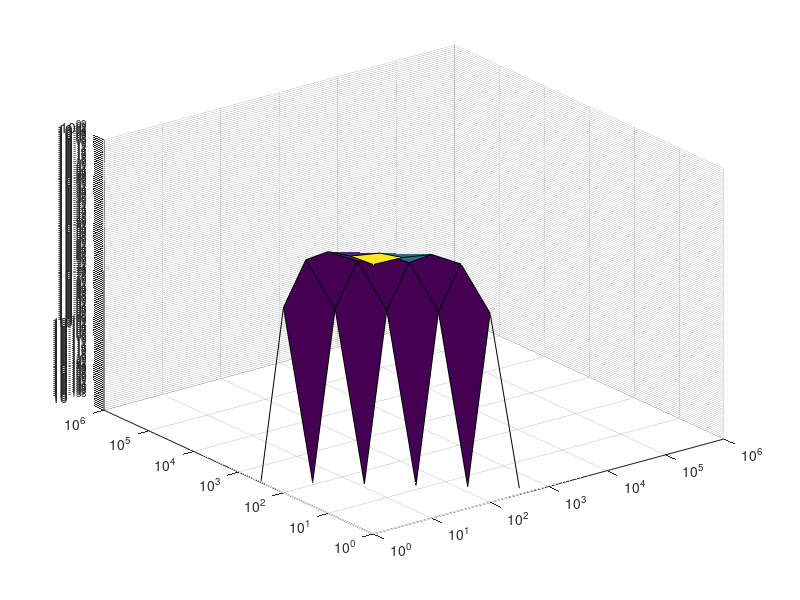
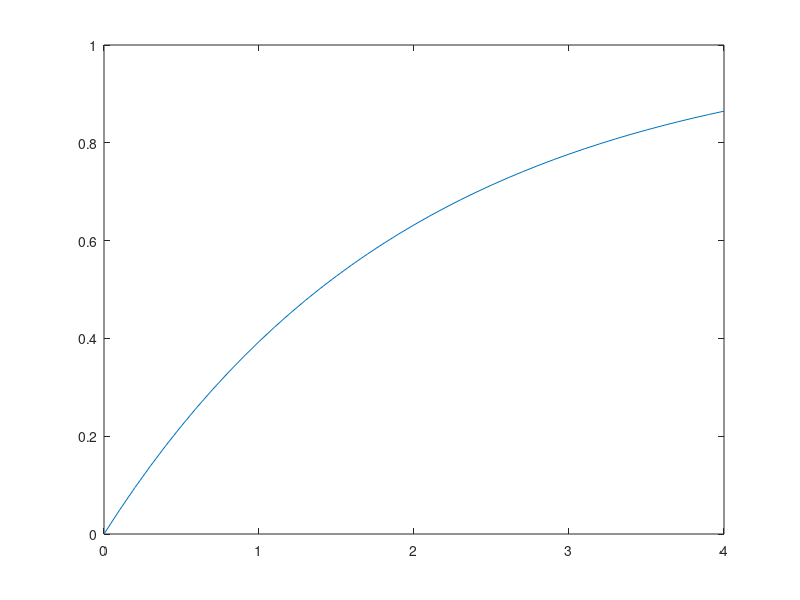
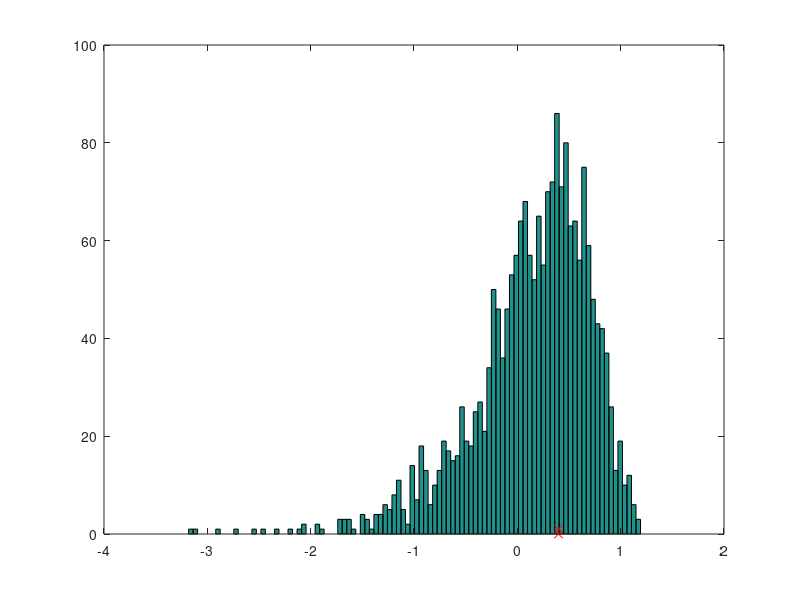
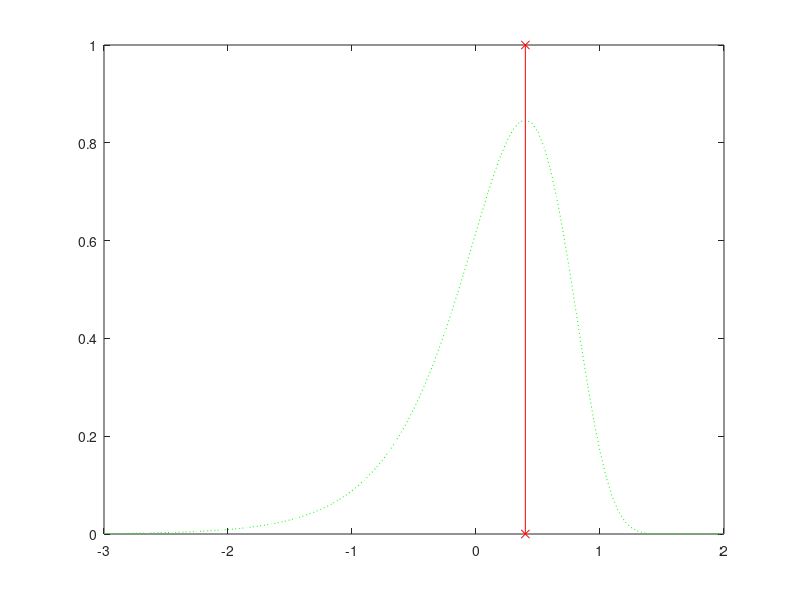

These figures' MATLAB source, in order:

mu = 10.^(0:0.5:6);
t = 10.^(0:0.5:6)';

z = bsxfun(@times, mu, exp(-bsxfun(@times,mu,t)));

figure
surf(t,mu,z)
set(gca, 'yscale', 'log', 'xscale', 'log', 'zscale', 'log')

t = 0:0.1:4;
figure
plot(t, 1-exp(-t/2))


M = 2000;
G = 5000;
G/M
mu = M/G;
tu = G*sort(rand(M,1));

d2x = (bsxfun(@minus, tu, tu')).^2 ;
hits = any(d2x < 1 - eye(M));

sum(hits)
dxRaw = diff(tu(hits));
dxPair = [dxRaw, circshift(dxRaw,-1)];
dx = nanmin(dxPair,[],2);




figure
hist( log10(diff(tu)), 100 )
hold all
plot( log10(G/M*[1,1]), [0,1], 'rx')


y = (-3:0.05:2)';
t = 10.^y;
plogt = log(10).*t.*mu.*exp(-mu.*t);

figure
plot(y, plogt, 'g:')
hold on
plot( log10(G/M)*[1,1], [0,1], 'r-x')

%% for miss-mapping

y = (-8:0.2:1)';
t = 2.^y;

N = ceil(2.^(0:1:15));
T = 1;
P = bsxfun(@times,  N + 1, bsxfun(@times, t/T, bsxfun(@power, (1 - t./T), N)) );
P( t./T > 1, :) = 0;
 
figure
plot(t, P)
set(gca, 'xscale', 'log')
sum(P, 2)

figure
surf( t, N, P')
set(gca, 'xscale', 'log', 'yscale', 'log')
view(0, 90)
ylabel('N')
xlabel('\Delta{}x')

hold all
plot3(T./(N+1), N, ones(size(N)), 'r-', 'linewidth', 2)
